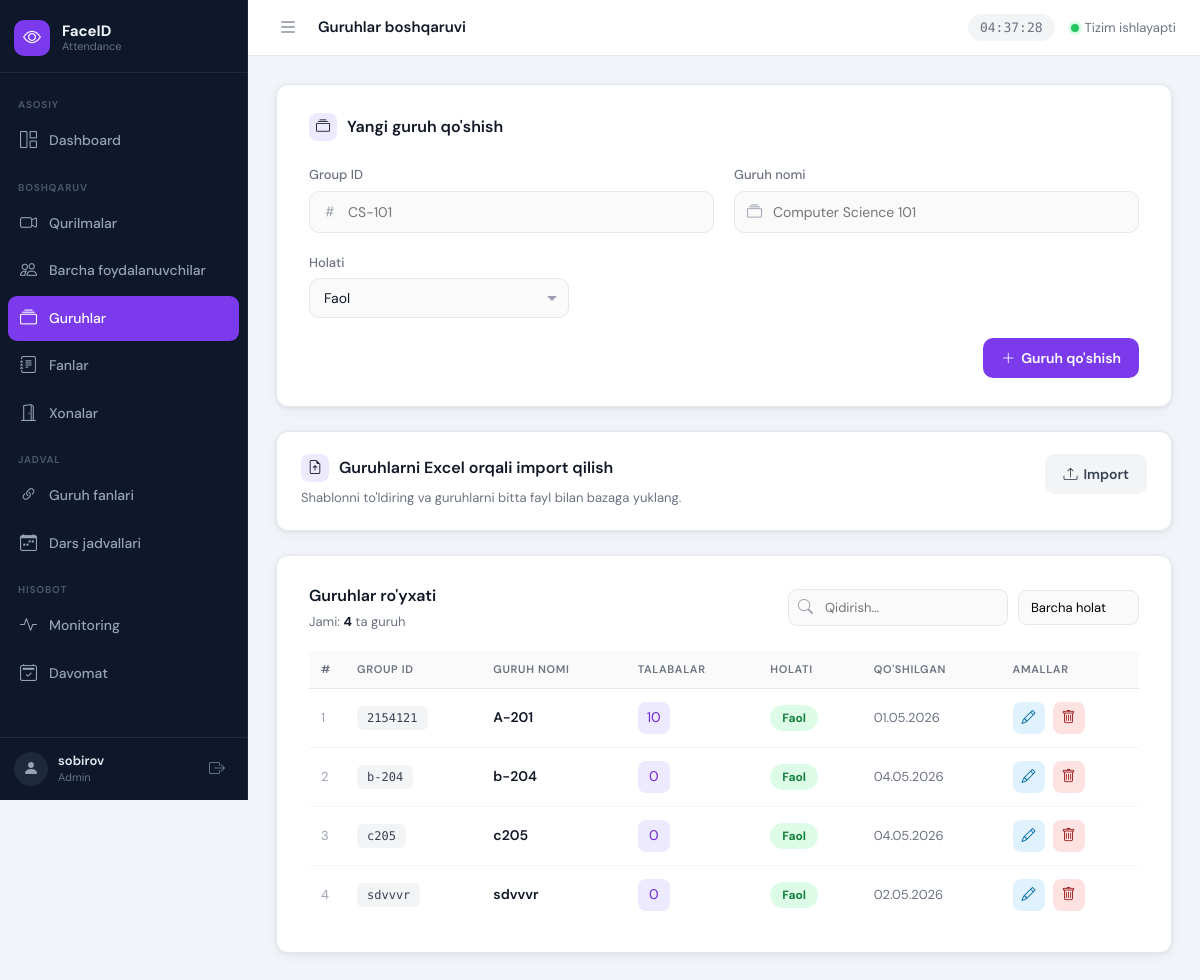
/groups/ (signed in), run on an earlier commit of the app's database.
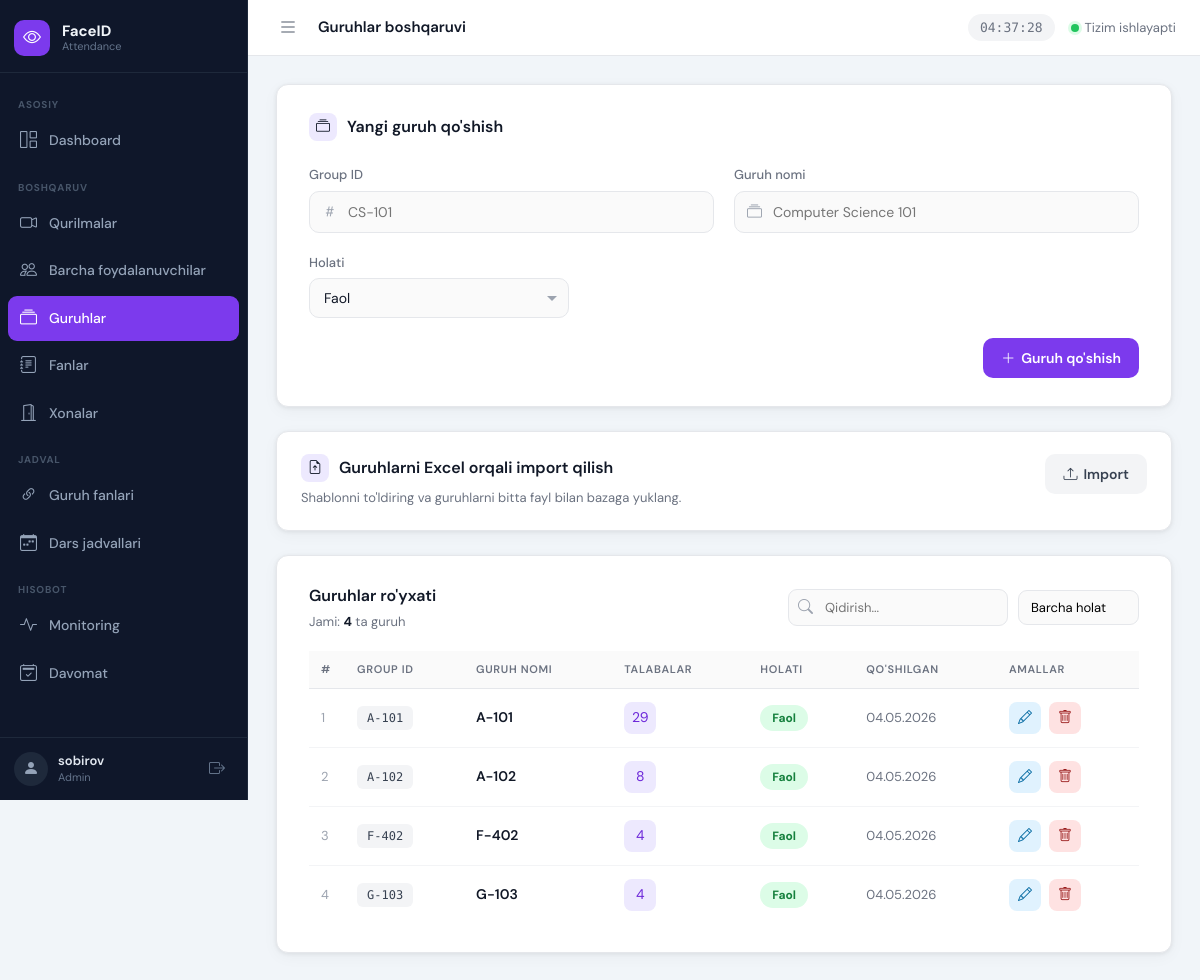
And on a later commit of the database.
### apps/groups/models.py (models this page shows, shortened)
class Group(models.Model):
    group_id = models.CharField(max_length=100, unique=True, verbose_name="Group ID")
    group_name = models.CharField(max_length=150, unique=True, verbose_name="Guruh nomi")
    is_active = models.BooleanField(default=True, verbose_name="Faol")
    created_at = models.DateTimeField(auto_now_add=True)
    class Meta:
        verbose_name = "Guruh"
        verbose_name_plural = "Guruhlar"
        ordering = ['group_name']

### apps/groups/views.py (the view, shortened to what this page needs)
# urls.py: path('', views.group_list, name='group_list'),
@login_required
def group_list(request):
    error = None
    groups_queryset = Group.objects.annotate(
        students_count=Count(
            'student_memberships',
            filter=Q(student_memberships__is_active=True),
            distinct=True,
        )
    ).order_by('group_name')
    paginator = Paginator(groups_queryset, 20)
    page_obj = paginator.get_page(request.GET.get('page'))
    return render(request, 'groups/group_list.html', {
        'groups': page_obj,
        'page_obj': page_obj,
        'paginator': paginator,
        'total_groups': paginator.count,
        'error': error,
    })

### apps/groups/templates/groups/group_list.html (shortened to what the changed rows need)
{% extends 'base.html' %}
{% load static %}
{% block extra_css %}
<link rel="stylesheet" href="{% static 'groups/groups.css' %}">
{% endblock %}
{% block content %}
<div class="card">
    <div class="table-header">
        <div>
            <h2>Guruhlar ro'yxati</h2>
        </div>
    </div>
    <table id="groupsTable">
        <thead>
            <tr>
                <th>#</th>
                <th>Group ID</th>
                <th>Guruh nomi</th>
                <th>Talabalar</th>
                <th>Holati</th>
                <th>Qo'shilgan</th>
                <th>Amallar</th>
            </tr>
        </thead>
        <tbody>
            {% for group in groups %}
            <tr
                data-group-pk="{{ group.id }}"
                data-group-id="{{ group.group_id }}"
                data-group-name="{{ group.group_name }}"
                data-status="{% if group.is_active %}active{% else %}inactive{% endif %}"
            >
                <td class="row-num">{{ page_obj.start_index|add:forloop.counter0 }}</td>
                <td><span class="id-badge group-id-value">{{ group.group_id }}</span></td>
                <td class="name group-name-value">{{ group.group_name }}</td>
                <td>
                    <a class="students-btn" href="{% url 'groups:group_students' group.id %}" title="Talabalar">
                        {{ group.students_count }}
                    </a>
                </td>
                <td>
                    <button
                        class="status-btn {% if group.is_active %}active{% else %}inactive{% endif %}"
                        onclick="toggleGroupStatus({{ group.id }}, this)"
                        title="Holatni almashtirish"
                    >
                        {% if group.is_active %}Faol{% else %}Nofaol{% endif %}
                    </button>
                </td>
                <td class="date-cell">{{ group.created_at|date:"d.m.Y" }}</td>
                <td class="actions-cell">
                    <button class="edit-btn" onclick="openEditModal({{ group.id }})" title="Tahrirlash">
                        <i class="bi bi-pencil"></i>
                    </button>
                    <button class="delete-btn" onclick="deleteGroup({{ group.id }}, this)" title="O'chirish">
                        <i class="bi bi-trash"></i>
                    </button>
                </td>
            </tr>
            {% empty %}
            <tr>
                <td colspan="7" class="empty-row">
                    Hech qanday guruh topilmadi. Yuqorida yangi guruh qo'shing.
                </td>
            </tr>
            {% endfor %}
        </tbody>
    </table>
</div>
{% endblock %}

What changed in the data, as far as the page shows it:
removed Group: start_index|add "1", group_id "2154121", group_name "A-201", students_count "10", shows "Faol", created_at "01.05.2026"
removed Group: start_index|add "2", group_id "b-204", group_name "b-204", students_count "0", is_active "Faol", created_at "04.05.2026"
removed Group: start_index|add "3", group_id "c205", group_name "c205", students_count "0", is_active "Faol", created_at "04.05.2026"
removed Group: start_index|add "4", group_id "sdvvvr", group_name "sdvvvr", students_count "0", is_active "Faol", created_at "02.05.2026"
added Group: start_index|add "1", group_id "A-101", group_name "A-101", students_count "29", shows "Faol", created_at "04.05.2026"
added Group: start_index|add "2", group_id "A-102", group_name "A-102", students_count "8", is_active "Faol", created_at "04.05.2026"
added Group: start_index|add "3", group_id "F-402", group_name "F-402", students_count "4", is_active "Faol", created_at "04.05.2026"
added Group: start_index|add "4", group_id "G-103", group_name "G-103", students_count "4", is_active "Faol", created_at "04.05.2026"
